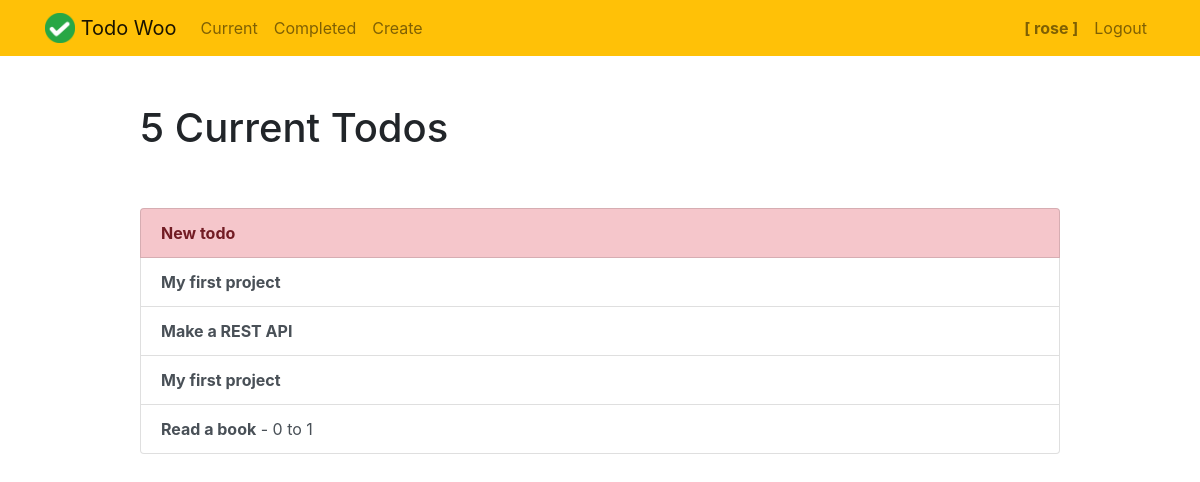
The app's page /current/ (signed in) with its own data.
### todo/models.py (models this page shows, shortened)
class Todo(models.Model):
    title = models.CharField(max_length=100)
    memo = models.TextField(blank=True)
    created = models.DateTimeField()
    datecompleted = models.DateTimeField(null=True, blank=True)
    important = models.BooleanField(default=False)
    user = models.ForeignKey(User, on_delete=models.CASCADE)

### todo/views.py (the view)
# urls.py: path('current/', views.currenttodos, name='currenttodos'),
@login_required
def currenttodos(request):
    todos = Todo.objects.filter(user=request.user, datecompleted__isnull=True).order_by('-created')
    return render(request, 'todo/currenttodos.html', {'todos':todos})

### todo/templates/todo/currenttodos.html
{% extends "todo/base.html" %}
{% block content %}
    <div class="row justify-content-center mt-5">
        <div class="col-md-10">
            {% if todos %}
                 <h1>{{ todos.count }} Current Todo{{ todos.count|pluralize }}</h1>
            {% else %}
                           <h1>Current Todos</h1>
            {% endif %}
        </div>
    </div>
    <div class="row justify-content-center mt-5">
        <div class="col-md-10">
        {% if todos %}
            <div class="list-group">
                {% for todo in todos %}
                    <a href="{% url 'viewtodo' todo.id %}" class="list-group-item list-group-item-action{% if todo.important %} list-group-item-danger{% endif %}"><b>{{ todo.title }}</b>{% if todo.memo %} - {{ todo.memo|truncatechars:30 }}{% endif %}</a>
                {% endfor %}
            </div>
        {% else %}
            <div class="text-center">
                <h2>Looks like you don't have any todos! Nice work.</h2>
            <br>
            <a role="button" class="btn btn-primary" href="{% url 'createtodo' %}">New Todo</a>
            </div>
        {% endif %}
        </div>
    </div>
{% endblock %}

### todo/templates/todo/base.html (shortened to what this page needs)
{% load static %}
<!doctype html>
<html lang="en">
<head>
    <link rel="stylesheet" href="https://stackpath.bootstrapcdn.com/bootstrap/4.4.1/css/bootstrap.min.css">
</head>
<body>
<nav class="navbar navbar-expand-md navbar-light bg-warning">
<div class="container">
    <a class="navbar-brand" href="{% url 'home' %}">
         <img src="{% static 'todo/logo.png' %}" width="30" height="30" class="d-inline-block align-top">
        <span>Todo Woo</span>
    </a>
    <div class="collapse navbar-collapse" id="navbarNav">
    {% if user.is_authenticated %}
        <ul class="navbar-nav mr-auto">
                <li class="nav-item {{ current }}">
                    <a class="nav-link" href="{% url 'currenttodos' %}">Current</a>
                </li>
                <li class="nav-item {{ completed }}">
                    <a class="nav-link" href="{% url 'completedtodos' %}">Completed</a>
                </li>
                <li class="nav-item {{ create }}">
                    <a class="nav-link" href="{% url 'createtodo' %}">Create</a>
                </li>
        </ul>
    {% endif %}
    <ul class="navbar-nav ml-auto">
            {% if user.is_authenticated %}
                <li class="nav-item">
                    <a href="{% url 'userprofile' %}" class="nav-link"><b>[ {{ user.username }} ]</b></a>
                </li>
                <li class="nav-item">
                    <a href="#" onclick="$('#signOutBtn').click()" class="nav-link">Logout</a>
                </li>
            {% endif %}
        </ul>
    </div>
</div>
</nav>
<div class="container">
{% block content %}{% endblock %}
</div>
</body>
</html>

### records on screen
Todo: title "New todo"
Todo: title "My first project"
Todo: title "Make a REST API"
Todo: title "My first project"
Todo: title "Read a book", memo "0 to 1"

### other values on screen
{{ user.username }} "rose"
{{ todos.count }} "5"
